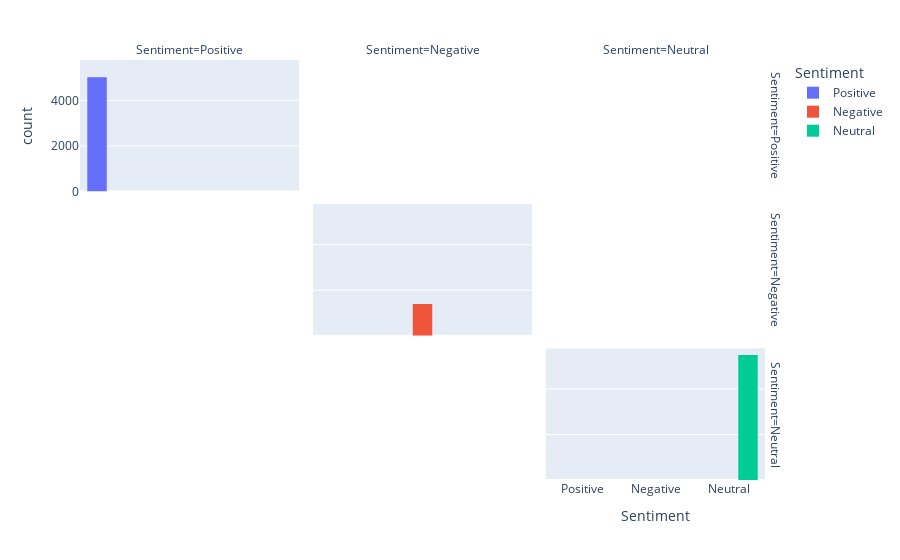

Here is the notebook cell this chart was saved with:
### Code cell
# visualize the sentiment of the tweets using plotly with facet_col and facet_row and animation_frame
fig = px.histogram(df , x="Sentiment", color="Sentiment", barmode="group", facet_col="Sentiment", facet_row="Sentiment")
fig.show()

### Figure 1 — Plotly figure (JSON) as saved in the notebook; plotly's stock layout.template omitted (floating-point values rounded to 4 significant figures; data arrays with more than 128 entries replaced by an {"elided": "..."} marker saying what was removed)
{"data": [{"alignmentgroup": "True", "bingroup": "x", "hovertemplate": "Sentiment=%{x}<br>count=%{y}<extra></extra>", "legendgroup": "Positive", "marker": {"color": "#636efa"}, "name": "Positive", "offsetgroup": "Positive", "orientation": "v", "showlegend": true, "type": "histogram", "x": {"elided": "5016 str values"}, "xaxis": "x7", "yaxis": "y7"}, {"alignmentgroup": "True", "bingroup": "x", "hovertemplate": "Sentiment=%{x}<br>count=%{y}<extra></extra>", "legendgroup": "Negative", "marker": {"color": "#EF553B"}, "name": "Negative", "offsetgroup": "Negative", "orientation": "v", "showlegend": true, "type": "histogram", "x": {"elided": "1394 str values"}, "xaxis": "x5", "yaxis": "y5"}, {"alignmentgroup": "True", "bingroup": "x", "hovertemplate": "Sentiment=%{x}<br>count=%{y}<extra></extra>", "legendgroup": "Neutral", "marker": {"color": "#00cc96"}, "name": "Neutral", "offsetgroup": "Neutral", "orientation": "v", "showlegend": true, "type": "histogram", "x": {"elided": "5487 str values"}, "xaxis": "x3", "yaxis": "y3"}], "layout": {"annotations": [{"font": {}, "showarrow": false, "text": "Sentiment=Positive", "x": 0.1567, "xanchor": "center", "xref": "paper", "y": 1.0, "yanchor": "bottom", "yref": "paper"}, {"font": {}, "showarrow": false, "text": "Sentiment=Negative", "x": 0.49, "xanchor": "center", "xref": "paper", "y": 1.0, "yanchor": "bottom", "yref": "paper"}, {"font": {}, "showarrow": false, "text": "Sentiment=Neutral", "x": 0.8233, "xanchor": "center", "xref": "paper", "y": 1.0, "yanchor": "bottom", "yref": "paper"}, {"font": {}, "showarrow": false, "text": "Sentiment=Neutral", "textangle": 90, "x": 0.98, "xanchor": "left", "xref": "paper", "y": 0.1567, "yanchor": "middle", "yref": "paper"}, {"font": {}, "showarrow": false, "text": "Sentiment=Negative", "textangle": 90, "x": 0.98, "xanchor": "left", "xref": "paper", "y": 0.5, "yanchor": "middle", "yref": "paper"}, {"font": {}, "showarrow": false, "text": "Sentiment=Positive", "textangle": 90, "x": 0.98, "xanchor": "left", "xref": "paper", "y": 0.8433, "yanchor": "middle", "yref": "paper"}], "barmode": "group", "legend": {"title": {"text": "Sentiment"}, "tracegroupgap": 0}, "margin": {"t": 60}, "xaxis": {"anchor": "y", "categoryarray": ["Positive", "Negative", "Neutral"], "categoryorder": "array", "domain": [0, 0.3133], "title": {"text": "Sentiment"}}, "xaxis2": {"anchor": "y2", "categoryarray": ["Positive", "Negative", "Neutral"], "categoryorder": "array", "domain": [0.3333, 0.6467], "matches": "x", "title": {"text": "Sentiment"}}, "xaxis3": {"anchor": "y3", "categoryarray": ["Positive", "Negative", "Neutral"], "categoryorder": "array", "domain": [0.6667, 0.98], "matches": "x", "title": {"text": "Sentiment"}}, "xaxis4": {"anchor": "y4", "domain": [0, 0.3133], "matches": "x", "showticklabels": false}, "xaxis5": {"anchor": "y5", "domain": [0.3333, 0.6467], "matches": "x", "showticklabels": false}, "xaxis6": {"anchor": "y6", "domain": [0.6667, 0.98], "matches": "x", "showticklabels": false}, "xaxis7": {"anchor": "y7", "domain": [0, 0.3133], "matches": "x", "showticklabels": false}, "xaxis8": {"anchor": "y8", "domain": [0.3333, 0.6467], "matches": "x", "showticklabels": false}, "xaxis9": {"anchor": "y9", "domain": [0.6667, 0.98], "matches": "x", "showticklabels": false}, "yaxis": {"anchor": "x", "domain": [0, 0.3133], "title": {"text": "count"}}, "yaxis2": {"anchor": "x2", "domain": [0, 0.3133], "matches": "y", "showticklabels": false}, "yaxis3": {"anchor": "x3", "domain": [0, 0.3133], "matches": "y", "showticklabels": false}, "yaxis4": {"anchor": "x4", "domain": [0.3433, 0.6567], "matches": "y", "title": {"text": "count"}}, "yaxis5": {"anchor": "x5", "domain": [0.3433, 0.6567], "matches": "y", "showticklabels": false}, "yaxis6": {"anchor": "x6", "domain": [0.3433, 0.6567], "matches": "y", "showticklabels": false}, "yaxis7": {"anchor": "x7", "domain": [0.6867, 1.0], "matches": "y", "title": {"text": "count"}}, "yaxis8": {"anchor": "x8", "domain": [0.6867, 1.0], "matches": "y", "showticklabels": false}, "yaxis9": {"anchor": "x9", "domain": [0.6867, 1.0], "matches": "y", "showticklabels": false}}}
